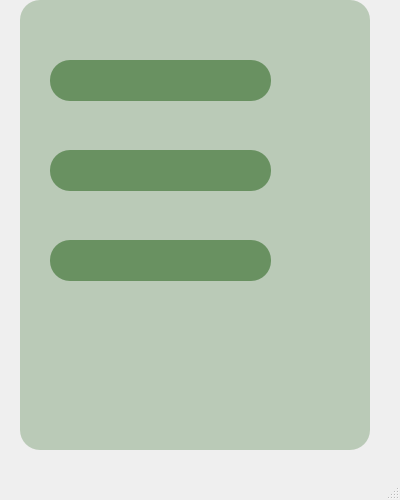
<?xml version="1.0" encoding="UTF-8"?>
<ui version="4.0">
 <class>MainWindow</class>
 <widget class="QMainWindow" name="MainWindow">
  <property name="geometry">
   <rect>
    <x>0</x>
    <y>0</y>
    <width>400</width>
    <height>500</height>
   </rect>
  </property>
  <property name="windowTitle">
   <string>MainWindow</string>
  </property>
  <widget class="QWidget" name="centralwidget">
   <widget class="QLabel" name="label">
    <property name="geometry">
     <rect>
      <x>20</x>
      <y>0</y>
      <width>350</width>
      <height>450</height>
     </rect>
    </property>
    <property name="styleSheet">
     <string notr="true">background-color:rgba(105, 145, 97,100);
border-radius:20px;
</string>
    </property>
    <property name="text">
     <string/>
    </property>
   </widget>
   <widget class="QLabel" name="label_2">
    <property name="geometry">
     <rect>
      <x>50</x>
      <y>60</y>
      <width>221</width>
      <height>41</height>
     </rect>
    </property>
    <property name="font">
     <font>
      <family>Liberation Serif</family>
      <pointsize>22</pointsize>
      <weight>75</weight>
      <italic>false</italic>
      <bold>true</bold>
     </font>
    </property>
    <property name="styleSheet">
     <string notr="true">background-color:rgb(105, 145, 97);

border-radius:20px;</string>
    </property>
    <property name="text">
     <string/>
    </property>
   </widget>
   <widget class="QLabel" name="label_3">
    <property name="geometry">
     <rect>
      <x>50</x>
      <y>150</y>
      <width>221</width>
      <height>41</height>
     </rect>
    </property>
    <property name="font">
     <font>
      <family>Liberation Serif</family>
      <pointsize>22</pointsize>
      <weight>75</weight>
      <italic>false</italic>
      <bold>true</bold>
     </font>
    </property>
    <property name="styleSheet">
     <string notr="true">background-color:rgb(105, 145, 97);

border-radius:20px;</string>
    </property>
    <property name="text">
     <string/>
    </property>
   </widget>
   <widget class="QLabel" name="label_4">
    <property name="geometry">
     <rect>
      <x>50</x>
      <y>240</y>
      <width>221</width>
      <height>41</height>
     </rect>
    </property>
    <property name="font">
     <font>
      <family>Liberation Serif</family>
      <pointsize>22</pointsize>
      <weight>75</weight>
      <italic>false</italic>
      <bold>true</bold>
     </font>
    </property>
    <property name="styleSheet">
     <string notr="true">background-color:rgb(105, 145, 97);

border-radius:20px;</string>
    </property>
    <property name="text">
     <string/>
    </property>
   </widget>
  </widget>
  <widget class="QMenuBar" name="menubar">
   <property name="geometry">
    <rect>
     <x>0</x>
     <y>0</y>
     <width>400</width>
     <height>21</height>
    </rect>
   </property>
  </widget>
  <widget class="QStatusBar" name="statusbar"/>
 </widget>
 <resources/>
 <connections/>
</ui>
